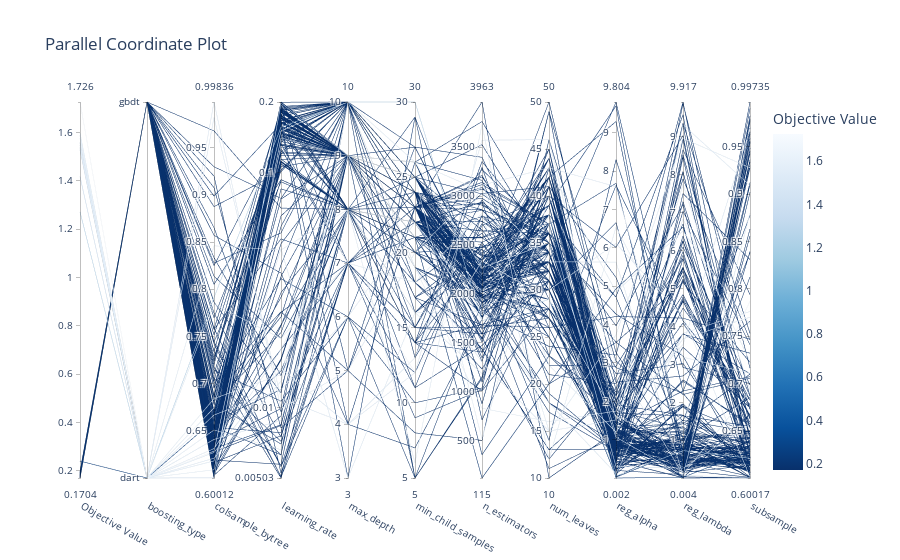

The notebook cell saved with this chart:
### Code cell
optuna.visualization.plot_parallel_coordinate(study_lgb)

### Figure 1 — Plotly figure (JSON) as saved in the notebook; plotly's stock layout.template omitted (floating-point values rounded to 4 significant figures; data arrays with more than 128 entries replaced by an {"elided": "..."} marker saying what was removed)
{"data": [{"dimensions": [{"label": "Objective Value", "range": [0.1704, 1.726], "values": {"elided": "200 float values"}}, {"label": "boosting_type", "range": [0, 1], "ticktext": ["dart", "gbdt"], "tickvals": [0, 1], "values": {"elided": "200 int values"}}, {"label": "colsample_bytree", "range": [0.6001, 0.9984], "values": {"elided": "200 float values"}}, {"label": "learning_rate", "range": [-2.298, -0.6991], "ticktext": ["0.00503", "0.01", "0.1", "0.2"], "tickvals": [-2.298, -2, -1, -0.6991], "values": {"elided": "200 float values"}}, {"label": "max_depth", "range": [3, 10], "values": {"elided": "200 int values"}}, {"label": "min_child_samples", "range": [5, 30], "values": {"elided": "200 int values"}}, {"label": "n_estimators", "range": [115, 3963], "values": {"elided": "200 int values"}}, {"label": "num_leaves", "range": [10, 50], "values": {"elided": "200 int values"}}, {"label": "reg_alpha", "range": [0.001559, 9.804], "values": {"elided": "200 float values"}}, {"label": "reg_lambda", "range": [0.004201, 9.917], "values": {"elided": "200 float values"}}, {"label": "subsample", "range": [0.6002, 0.9974], "values": {"elided": "200 float values"}}], "labelangle": 30, "labelside": "bottom", "line": {"color": {"elided": "200 float values"}, "colorbar": {"title": {"text": "Objective Value"}}, "colorscale": [[0, "rgb(247,251,255)"], [0.125, "rgb(222,235,247)"], [0.25, "rgb(198,219,239)"], [0.375, "rgb(158,202,225)"], [0.5, "rgb(107,174,214)"], [0.625, "rgb(66,146,198)"], [0.75, "rgb(33,113,181)"], [0.875, "rgb(8,81,156)"], [1, "rgb(8,48,107)"]], "reversescale": true, "showscale": true}, "type": "parcoords"}], "layout": {"title": {"text": "Parallel Coordinate Plot"}}}
